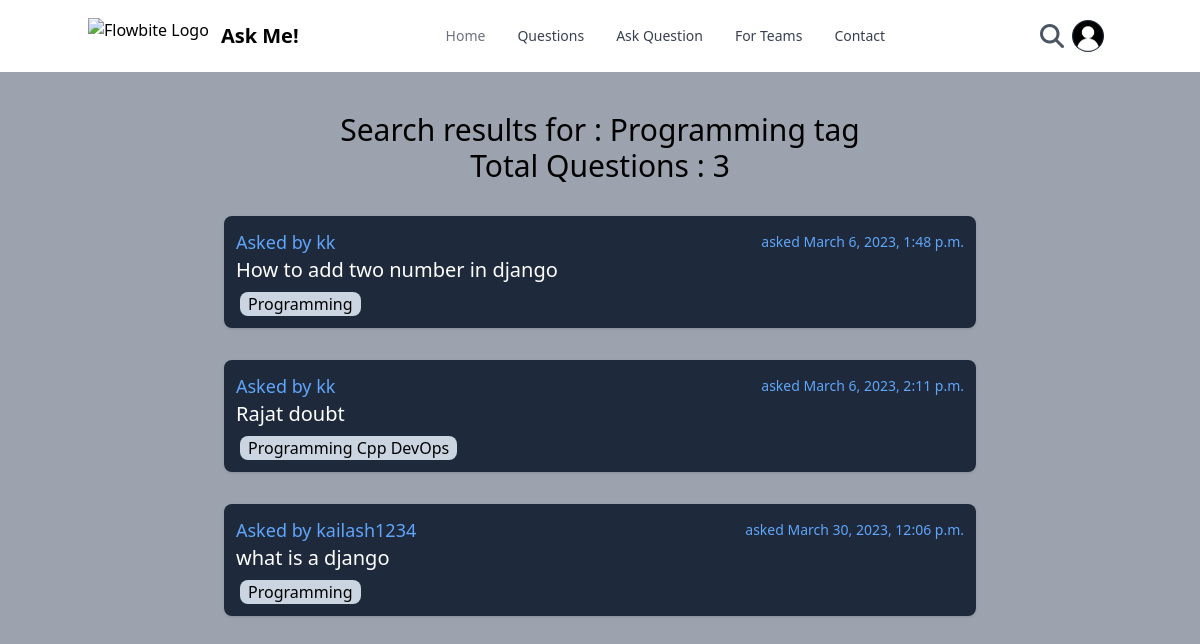
The page /question_ans/tag/Programming/ (signed in) on the database its author committed.
### question_ans/models.py (models this page shows, shortened)
class Question(models.Model):
    que_id = models.AutoField(primary_key=True)
    user = models.ForeignKey(User, on_delete=models.CASCADE)
    title = models.CharField(max_length=500)
    tags = models.CharField(max_length=500,default="Programming")
    content = HTMLField()
    likes = models.IntegerField(default=0)
    date_created = models.DateTimeField(default=timezone.now)
    total_ans = models.IntegerField(default=0)
    total_views = models.IntegerField(default=0)

### question_ans/views.py (the view)
# urls.py: path("tag/<str:tag>/",views.tagrelated,name="tagr"),
def tagrelated(request,tag):
    params = {'que':""}
    query = tag
    total_que = Question.objects.none()
    if(request.method == "GET" and len(query) < 50 and (query)):
        total_que = Question.objects.filter(tags__icontains=query)
        count = total_que.count()
    params = {'que':total_que,'query':query,'count':count}
    return render(request,"qna/tagrelated.html",params)

### question_ans/templates/qna/tagrelated.html (shortened to what this page needs)
{% extends 'temp.html' %} {% block title %}Search{% endblock title %}
{% block body %}
<div class="bg-gray-400 min-h-screen {%if que|length > 0 %} pb-20 {%endif%}">
  {%if que|length > 0 %}
  <div class="pt-10">
    <h1 class="text-center text-3xl">Search results for : {{query}} tag</h1>
    <h1 class="text-center text-3xl">Total Questions : {{count}} </h1>
  </div>
  {%for ques in que%}
  <div class="lg:mx-56 mx-10 mt-8">
    <div class="p-3 bg-slate-800 shadow rounded-lg">
      <div class="flex justify-between items-center justify-center">
        <h3 class="text-lg text-blue-400">Asked by {{ques.user}}</h3>
        <h4 class="text-sm text-blue-400">asked {{ques.date_created}}</h4>
      </div>
      <a href="/question_ans/description_que/id={{ques.que_id}}">
        <p class="font-sans text-xl text-white">
          {{ques.title | truncatechars:200}}
        </p>
      </a>
      <div class="flex mt-2 items-center">
        <p class="bg-slate-300 mx-1 px-2 align-middle rounded-lg items-center">
          {{ques.tags}}
        </p>
      </div>
    </div>
  </div>
  {%endfor%} {%endif%}
  </div>
  {% endblock body %} {% block scriptpart %}{% endblock scriptpart %}

### templates/temp.html (style rules this page uses)
* { margin: 0px; padding: 0px; box-sizing: border-box; }

### rows shown on the page
Question: user "kk", date_created "March 6, 2023, 1:48 p.m.", title "How to add two number in django", tags "Programming"
Question: user "kk", date_created "March 6, 2023, 2:11 p.m.", title "Rajat doubt", tags "Programming Cpp DevOps"
Question: user "kailash1234", date_created "March 30, 2023, 12:06 p.m.", title "what is a django", tags "Programming"

### other values the page prints
{{ query }} "Programming"
{{ count }} "3"
